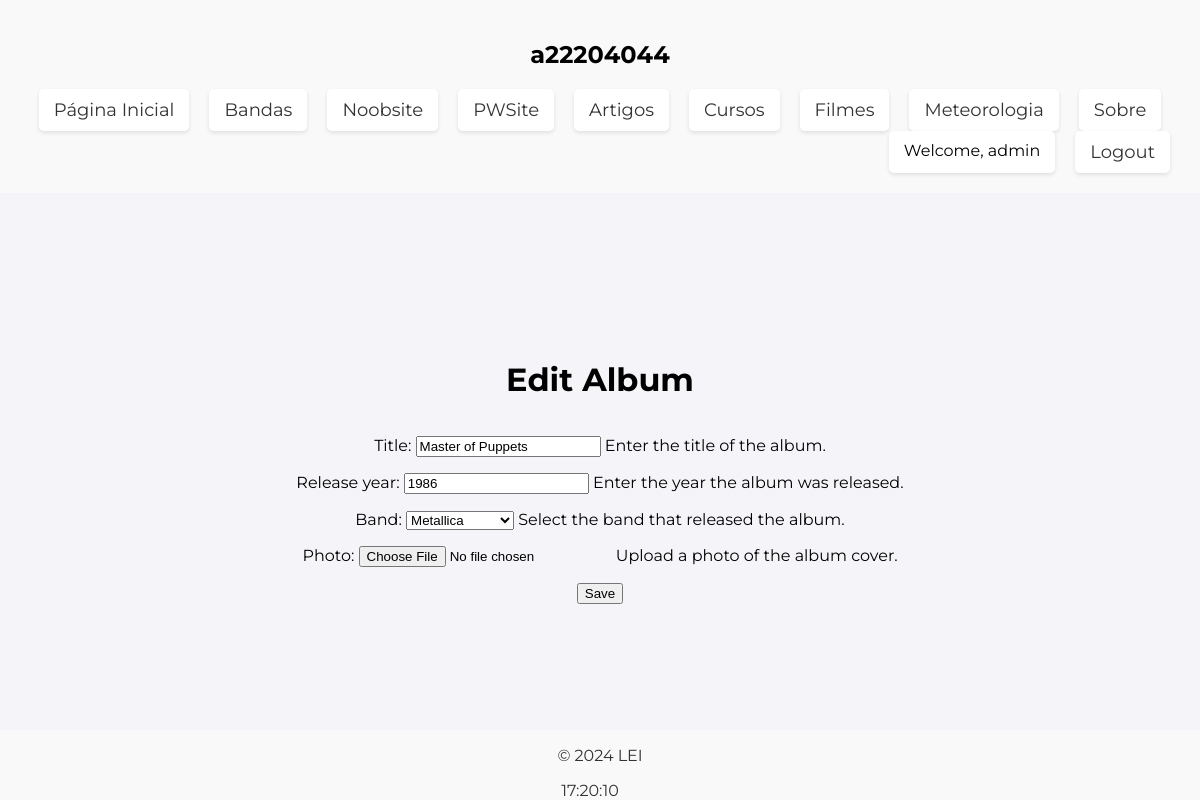
Page /bands/album/edit/1/ (signed in) on the committed database.
### bandas/models.py (models this page shows, shortened)
class Album(models.Model):
    title = models.CharField(max_length=100)
    release_year = models.IntegerField()
    band = models.ForeignKey(Band, on_delete=models.CASCADE, related_name = 'albums')
    photo = models.ImageField(upload_to="imgs", null=True, blank=True, default=None)

### bandas/views.py (the view)
# urls.py: path('album/edit/<int:album_id>/', views.edit_album_view, name='edit_album'),
@login_required
def edit_album_view(request, album_id):
    album = Album.objects.get(id=album_id)
    if request.method == 'POST':
        form = AlbumForm(request.POST, request.FILES, instance = album)
        if form.is_valid():
            form.save()
            return redirect('bandas:album_detail', album_id)
    else:
        form = AlbumForm(instance = album)
    return render(request, 'bandas/edit_album.html', {'form': form, 'album': album})

### bandas/forms.py
class AlbumForm(forms.ModelForm):
    class Meta:
        model = Album
        fields = ['title', 'release_year',  'band', 'photo']
        help_texts = {
            'title': 'Enter the title of the album.',
            'release_year': 'Enter the year the album was released.',
            'band': 'Select the band that released the album.',
            'photo': 'Upload a photo of the album cover.'
        }

### bandas/models.py (called while the page is built)
    def __str__(self):
        return self.name

### bandas/templates/bandas/edit_album.html (shortened to what this page needs)
{% extends 'base.html' %}
{% block content %}
<h1>Edit Album</h1>
<form enctype="multipart/form-data" method="post">
  {{ form.as_p }}
  <button type="submit">Save</button>
</form>
{% endblock %}

### a22204044/templates/base.html (shortened to what this page needs)
<!DOCTYPE html>
<html lang="pt">
<head>
    {% load static %}
</head>
<body onload="startTime()">
    <header>
        <nav>
            <div class="left">
                <h1>{% block header_title %}a22204044{% endblock %}</h1>
            </div>
            <div class="middle">
                <ul>
                    <li><a href="{% url 'welcome' %}">Página Inicial</a></li>
                    <li><a href="{% url 'bandas:band_list' %}">Bandas</a></li>
                    <li><a href="{% url 'index' %}">Noobsite</a></li>
                    <li><a href="{% url 'pwsite:index' %}">PWSite</a></li>
                    <li><a href="{% url 'articles:article_list' %}">Artigos</a></li>
                    <li><a href="{% url 'curso:cursos' %}">Cursos</a></li>
                    <li><a href="{% url 'filmes:movie_list' %}">Filmes</a></li>
                    <li><a href="{% url 'meteo:index' %}">Meteorologia</a></li>
                    <li><a href="{% url 'about' %}">Sobre</a></li>
                </ul>
            </div>
            <div class="right">
                {% if user.is_authenticated %}
                    <ul>
                        <li>Welcome, {{ user.username }}</li>
                        <li><a href="{% url 'logout' %}">Logout</a></li>
                    </ul>
                {% endif %}
            </div>
        </nav>
    </header>
    <div class="block-content-container">
        {% block content %}{% endblock %}
    </div>
    <footer>
        <p>&copy; {% block footer_text %}{% now "Y" %}{% endblock %} LEI</p>
        <div id="info">
            <div id="clock"></div>
        </div>
    </footer>
    </body>
</html>

### rows in the picture
Album: title "Master of Puppets", release_year "1986", band "Metallica"

### other values in the picture
{{ user.username }} "admin"
